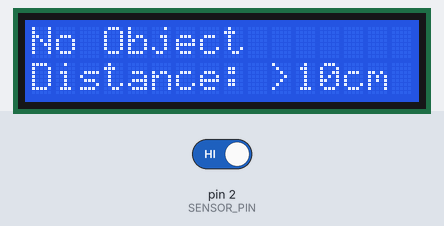
A sketch run on a simulated Arduino Uno, built with avr-gcc and run on an emulated ATmega328P. Shown: 16×2 character LCD. Inputs (shaded band) come from the test bench; at power-on: pin 2 (SENSOR_PIN) HIGH. What the sketch prints to the serial monitor is not drawn.

Above: at 3.2 s.
3.3 s: pin 2 (SENSOR_PIN) driven LOW
At 4.4 s:
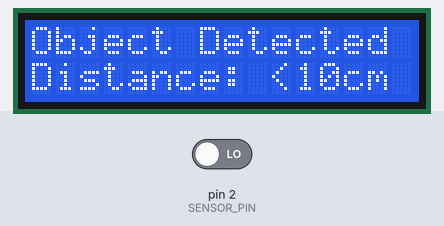
4.9 s: pin 2 (SENSOR_PIN) driven HIGH
At 6.4 s:
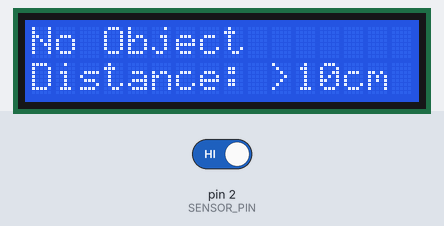
Timing chart, 0 to 7.9 s (numbered marks = the images above; inputs shaded):
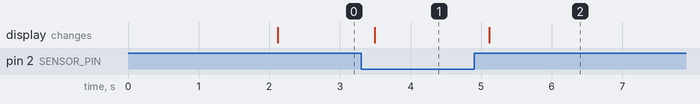

Measured:
- after the input at 3.3 s, the display: changes after 0.19 s (image 1)
- after the input at 4.9 s, the display: changes after 0.21 s (image 2)

The sketch:

GP2Y0D810Z0-With-Arduino-Uno.ino
```cpp
#include <Wire.h>
#include <LiquidCrystal_I2C.h>

// GP2Y0D810Z0F sensor pin
const int SENSOR_PIN = 2;

// Initialize LCD (address 0x27, 16 columns, 2 rows)
// If 0x27 doesn't work, try 0x3F
LiquidCrystal_I2C lcd(0x27, 16, 2);

void setup() {
  // Initialize serial communication
  Serial.begin(9600);

  // Initialize sensor pin
  pinMode(SENSOR_PIN, INPUT);

  // Initialize LCD
  lcd.begin();
  lcd.backlight();

  // Display startup message
  lcd.setCursor(0, 0);
  lcd.print("Distance Sensor");
  lcd.setCursor(0, 1);
  lcd.print("Initializing...");
  delay(2000);
  lcd.clear();
}

void loop() {
  // Read sensor state (LOW = object detected, HIGH = no object)
  int sensorState = digitalRead(SENSOR_PIN);

  // Clear LCD
  lcd.clear();

  if (sensorState == LOW) {
    // Object detected within 10cm
    lcd.setCursor(0, 0);
    lcd.print("Object Detected");
    lcd.setCursor(0, 1);
    lcd.print("Distance: <10cm");

    Serial.print("Status: Object detected | Distance: <10cm");
    Serial.println();
  } else {
    // No object detected
    lcd.setCursor(0, 0);
    lcd.print("No Object");
    lcd.setCursor(0, 1);
    lcd.print("Distance: >10cm");

    Serial.print("Status: No object | Distance: >10cm");
    Serial.println();
  }

  delay(200); // Small delay for stability
}
```
